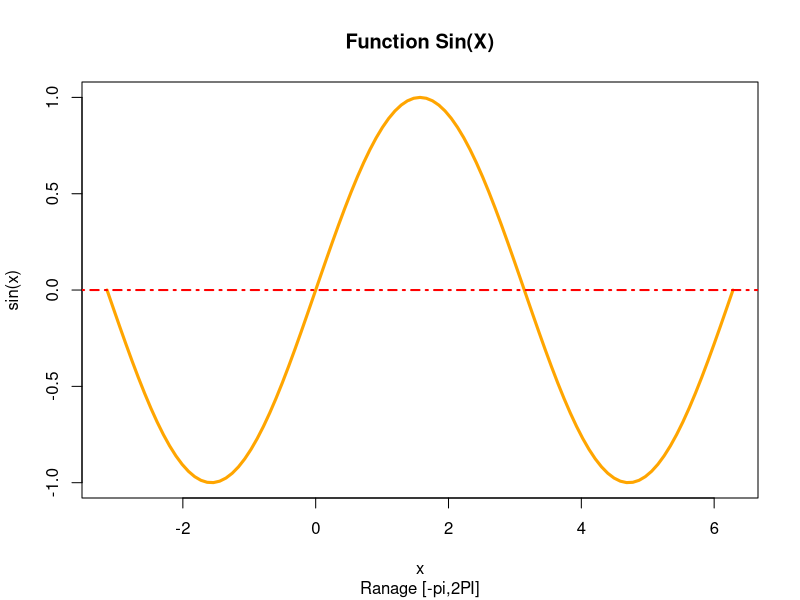
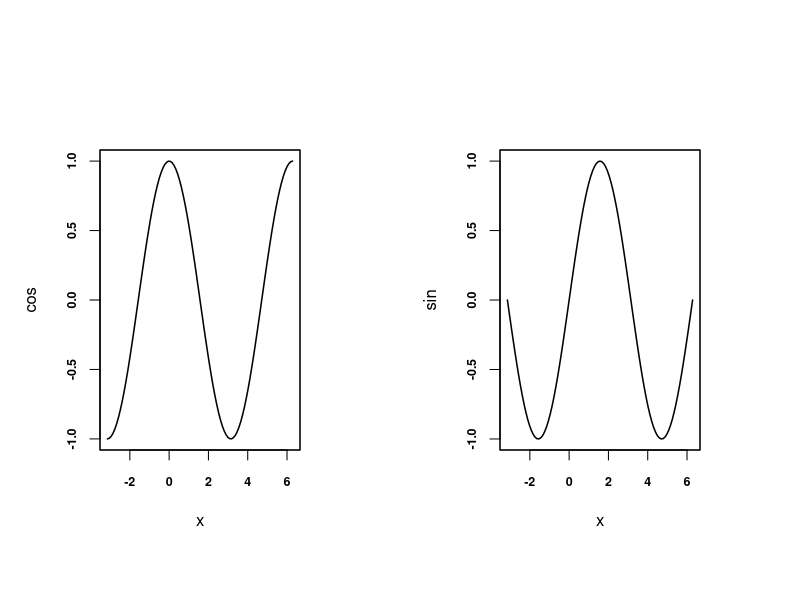
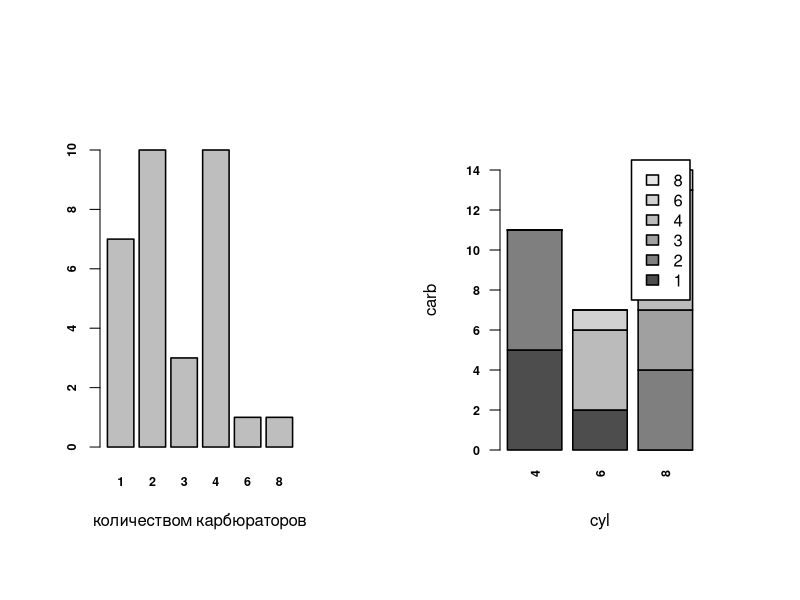

Generate these figures, in order, with R: (Note: this script raises an error after producing the figures.)
# 7 laba
# 1-5
plot(sin, -pi, 2 * pi, main = "Function Sin(X)", xlab = "x", ylab = "sin(x)", sub = "Ranage [-pi,2PI]", lwd = 3, col = "orange")
# 6
abline(0, 0, col = "red", lwd = 2, lty = 4)
# 7-8
?Devices
# 9
abc <- par(no.readonly = TRUE)
par(pin = c(2, 3))
par(lwd = 1.5, cex = 2)
par(cex.axis = .75, font.axis = 2)
par(mfrow = c(1, 2))
plot(cos, -pi, 2 * pi)
plot(sin, -pi, 2 * pi)
# 10
data(mtcars)
# 11
countscarb <- table(mtcars$carb)
barplot(countscarb, xlab = "количеством карбюраторов")
countscarb <- table(mtcars$carb, mtcars$cyl)
transmissioncountscarb <- table(mtcars$vs, mtcars$carb)
barplot(table(mtcars$carb, mtcars$cyl), legend.text = T, las = 2, ylim = c(0, 15), xlab = "cyl", ylab = "carb")
# 12-13
barplot(Transmissioncountscarb, legend.text = c("automatic", "manual"), beside = TRUE)
barplot(countscarb, horiz = TRUE, las = 1)
# 14
dotchart(mtcars$mpg, labels = mtcars$wg, xlab = "Миль/галлон", cex = 0.8, ylab = "Вес")
# 15
barplot(Transmissioncountscarb, names.arg = c("1 carbs", "2 carbs", "3 carbs", "4 carbs", "6 carbs", "8 carbs"), legend.text = c("automatic", "manual"), beside = TRUE)
# 16
install.packages("vcd")
library(vcd)
spin <- table(mtcars$qsec, mtcars$gear)
spine(spin, main = "Cпинограмма")
install.packages("plotrix")
library(plotrix)
group1 <- which(mtcars$vs == 0 & mtcars$cyl == 4)
group2 <- which(mtcars$vs == 0 & mtcars$cyl == 6)
group3 <- which(mtcars$vs == 0 & mtcars$cyl == 8)
group4 <- which(mtcars$vs == 1 & mtcars$cyl == 4)
group5 <- which(mtcars$vs == 1 & mtcars$cyl == 6)
groups <- c(group1, group2, group3, group4, group4, group5)
length(groups)
# 17
names <- 1:42
pie3D(groups, labels = names, explode = 0.3, main = "Трёхмерная круговая диаграмма")
# 18
boxplot(mpg ~ cyl, data = mtcars, xlab = "mpg", ylab = "cyl", col = 4)
# 19
hist(mtcars$disp, xlab = " Объем двигателя ", main = "Гистограмма объема двигателя", col = 4, freq = 3)
# 21
plot(density(mtcars$disp), main = "Плотность распределения")